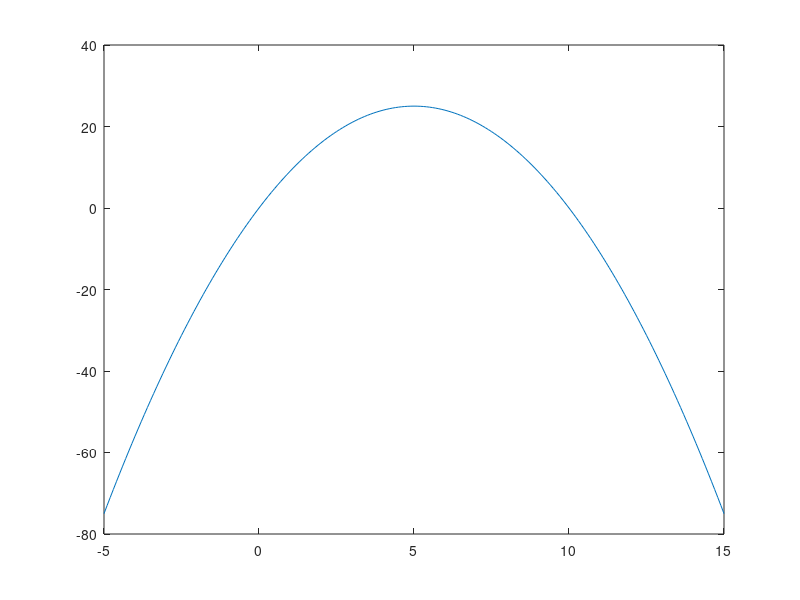
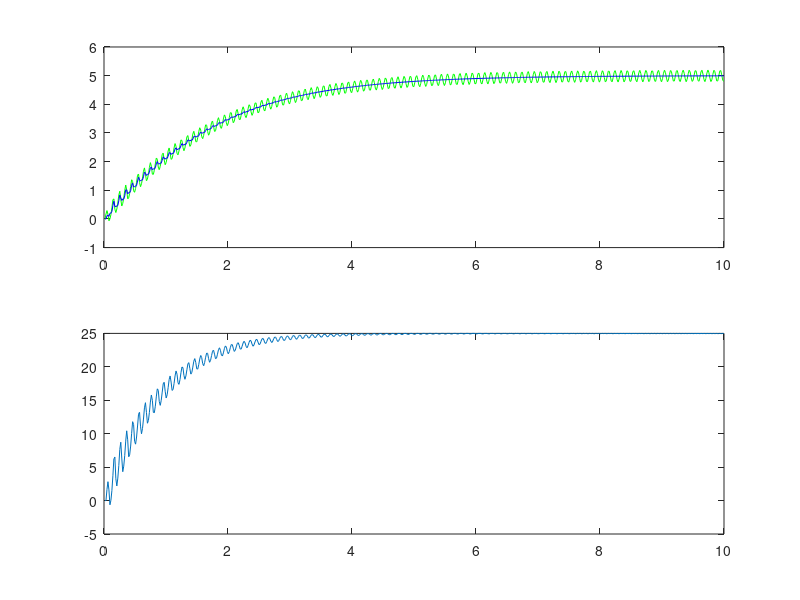

Write MATLAB code to recreate these figures, in order.
clear all;
close all;
clc;
n=-5:0.1:15;
j=@(u,l)(25-(5-(u)).^2);
plot(n, j(n))
%%
y0=j(0,0);
u=0;
%extremum seeking control parameters
freq=10*2*pi;
dt=1/freq;
T=10; %total time period
A=0.2;%amplitdude
omega=10*2*pi;
phase=0;
K=5;
%highpass filter
buttorder=1;
buttfreq=2;
[b,a]=butter(buttorder,buttfreq*dt*2,'high');
ys=zeros(1,buttorder+1)+y0;
HPF=zeros(1,buttorder+1);
uhat=u;
for i=1:T/dt
    t=(i-1)*dt;
    yvals(i)=j(u,t);
    
    for k=1:buttorder
        ys(k)=ys(k+1);
        HPF(k)=HPF(k+1);
    end
    ys(buttorder+1)=yvals(i);
    HPFnew=0;
    for k=1:buttorder+1
        HPFnew= HPFnew+ b(k)*ys(buttorder+2-k);
    end
    for k=2:buttorder+1
    HPFnew= HPFnew -a(k)*HPF(buttorder+2-k);
    end
    HPF(buttorder+1)=HPFnew;
    
    xi=HPFnew*sin(omega*t+phase);
    uhat=uhat+xi*K*dt;
    u=uhat+A*sin(omega*t+phase);
    uhats(i)=uhat;
    uvals(i)=u;
end
t=dt:dt:T;

figure
subplot(2,1,1)
plot(t',uvals','g',t,uhats,'-b');
hold
subplot(2,1,2)
plot(t,yvals);


    

    
        